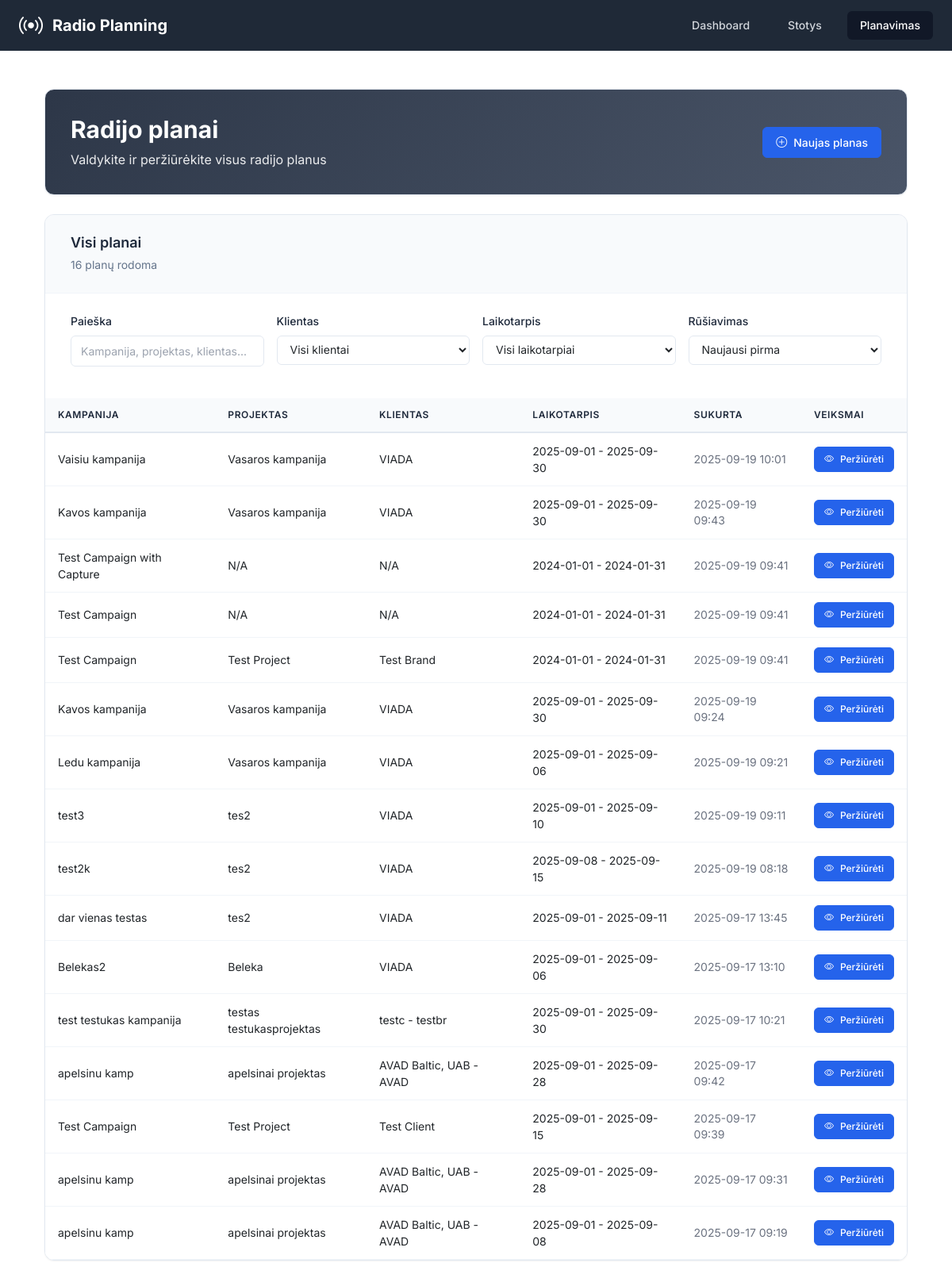
/planning, run on an earlier commit of the app's database.
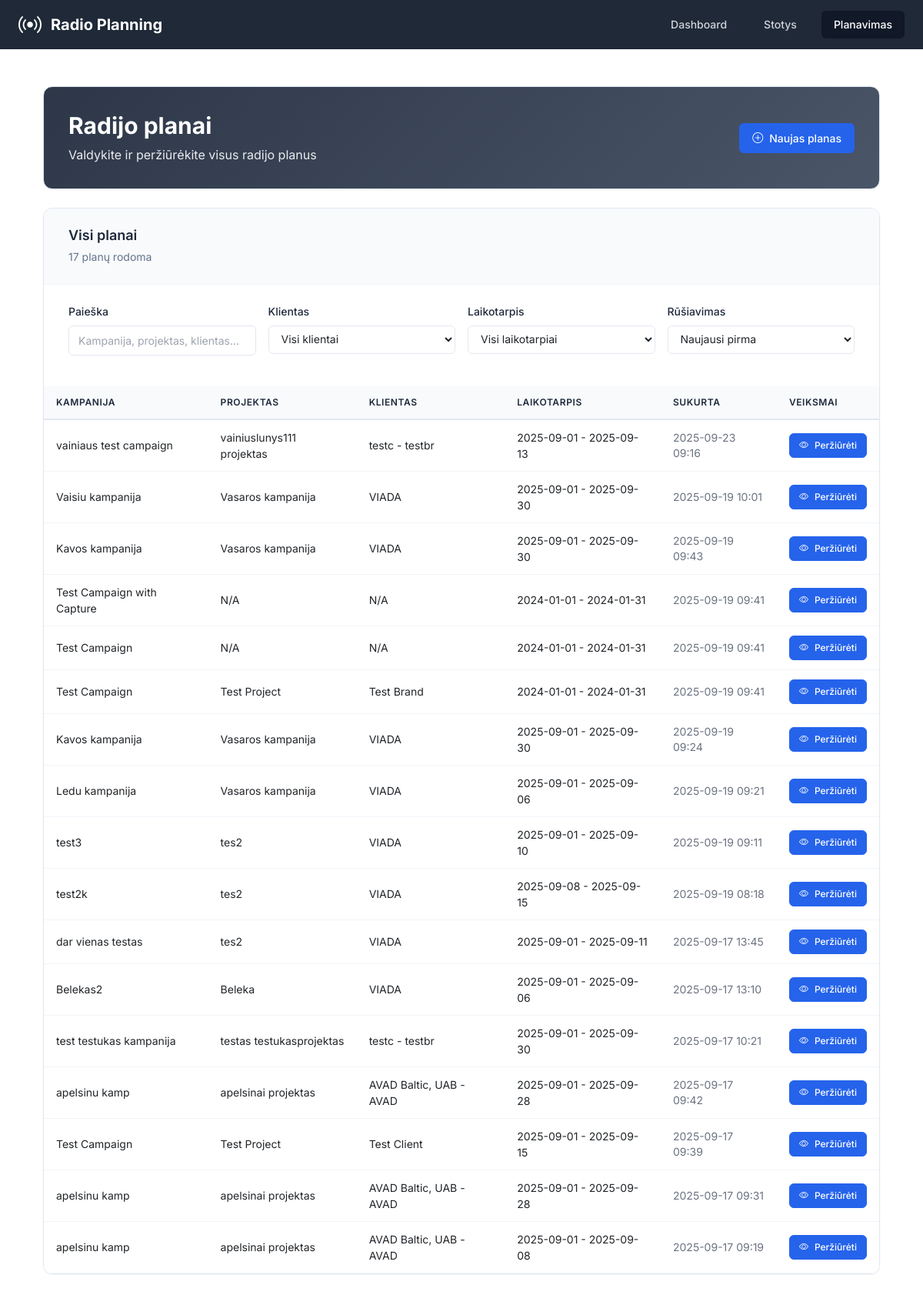
And on a later commit of the database.
### app/models.py (models this page shows, shortened)
class RadioPlan(db.Model):
    __tablename__ = 'radio_plans'
    id = db.Column(db.Integer, primary_key=True)
    campaign_id = db.Column(db.Integer, nullable=False)  # From projects-crm
    campaign_name = db.Column(db.String(200))
    project_id = db.Column(db.Integer)
    project_name = db.Column(db.String(200))
    client_brand_id = db.Column(db.Integer)
    client_brand_name = db.Column(db.String(200))
    start_date = db.Column(db.Date, nullable=False)
    end_date = db.Column(db.Date, nullable=False)
    target_audience = db.Column(db.String(50), nullable=False)
    our_discount = db.Column(db.Float, default=0)  # Percentage
    client_discount = db.Column(db.Float, default=0)  # Percentage
    created_at = db.Column(db.DateTime, default=datetime.utcnow)
    updated_at = db.Column(db.DateTime, default=datetime.utcnow, onupdate=datetime.utcnow)
    spots = db.relationship('RadioSpot', backref='plan', lazy='dynamic', cascade='all, delete-orphan')
    clips = db.relationship('RadioClip', backref='plan', lazy='dynamic', cascade='all, delete-orphan')
    selected_stations = db.relationship('RadioStation', secondary=plan_stations, lazy='subquery',
                                      backref=db.backref('plans', lazy=True))

### app/routes.py (the view)
@main_bp.route('/planning')
def planning():
    plans = RadioPlan.query.order_by(RadioPlan.created_at.desc()).all()
    return render_template('planning.html', plans=plans)

### app/templates/planning.html (shortened to what the changed rows need)
{% extends "base.html" %}
{% block content %}
<div class="container-fluid p-0">
    <div class="dashboard-header mb-4">
        <div class="header-content">
            <div class="flex justify-between items-center">
                <div>
                    <h1 class="text-3xl font-bold mb-2">Radijo planai</h1>
                </div>
            </div>
        </div>
    </div>
    <div class="professional-section">
        <div class="section-header">
            <div class="section-title">
                <span class="section-subtitle"><span id="filteredCount">{{ plans | length }}</span> planų rodoma</span>
            </div>
        </div>
        <div class="table-container">
            {% if plans %}
            <div class="table-responsive">
                <table class="professional-table">
                    <thead>
                        <tr>
                            <th>Kampanija</th>
                            <th>Projektas</th>
                            <th>Klientas</th>
                            <th>Laikotarpis</th>
                            <th>Sukurta</th>
                            <th>Veiksmai</th>
                        </tr>
                    </thead>
                    <tbody>
                        {% for plan in plans %}
                        <tr class="plan-row"
                            data-campaign="{{ (plan.campaign_name or '')|lower }}"
                            data-project="{{ (plan.project_name or '')|lower }}"
                            data-client="{{ (plan.client_brand_name or '')|lower }}"
                            data-start-date="{{ plan.start_date.strftime('%Y-%m-%d') }}"
                            data-end-date="{{ plan.end_date.strftime('%Y-%m-%d') }}"
                            data-created="{{ plan.created_at.strftime('%Y-%m-%d') }}">
                            <td>{{ plan.campaign_name or 'N/A' }}</td>
                            <td>{{ plan.project_name or 'N/A' }}</td>
                            <td>{{ plan.client_brand_name or 'N/A' }}</td>
                            <td>
                                <span class="text-sm">
                                    {{ plan.start_date.strftime('%Y-%m-%d') }} - {{ plan.end_date.strftime('%Y-%m-%d') }}
                                </span>
                            </td>
                            <td class="text-gray-500 text-sm">{{ plan.created_at.strftime('%Y-%m-%d %H:%M') }}</td>
                            <td>
                                <a href="{{ url_for('main.view_plan', plan_id=plan.id) }}" class="btn-professional btn-primary btn-sm">
                                    <i class="bi bi-eye"></i>
                                    <span>Peržiūrėti</span>
                                </a>
                            </td>
                        </tr>
                        {% endfor %}
                    </tbody>
                </table>
            </div>
            {% endif %}
        </div>
    </div>
</div>
{% endblock %}

What changed in the data, as far as the page shows it:
added RadioPlan: campaign_name "vainiaus test campaign", project_name "vainiuslunys111 projektas", client_brand_name "testc - testbr", start_date "2025-09-01", end_date "2025-09-13", created_at "2025-09-23 09:16"
Also different on the page:
{{ plans | length }}: "16" → "17"
